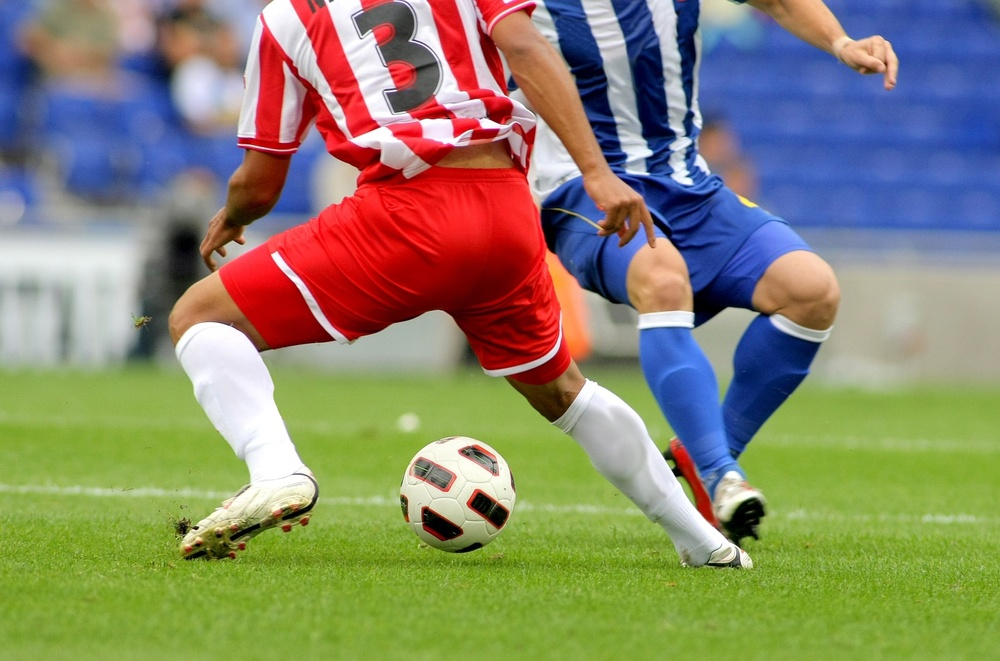
#> input picture Edge_and_Region/soccer.jpg, 1000 x 661 px, shrunk from 1434 x 948 before the run, found by its file name
$ python '캐니엣지.py'
#> lines starting #> are read from the running program, lines starting #| are printed output that depends on the picture; after the words box and inside, x2 and y2 are one past the last pixel; in counts of white or black regions, pixels touching at a corner belong together
import cv2 as cv

img = cv.imread("Edge_and_Region\soccer.jpg")
#> img is the input picture: shape (661, 1000, 3); mean B, G, R 107.3, 133.3, 136.8

gray = cv.cvtColor(img,cv.COLOR_BGR2GRAY)
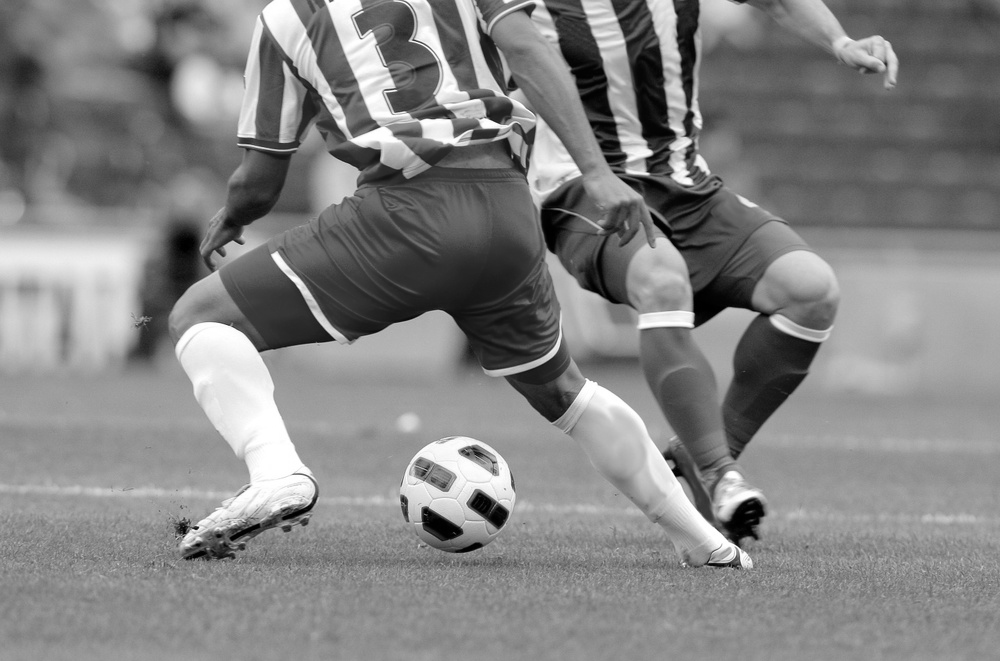
#> gray: shape (661, 1000); min 0, max 255, mean 131.4

canny1=cv.Canny(gray,50,150) # 이력 임계값이 낮은 경우, low threshold :50, high threshold:150
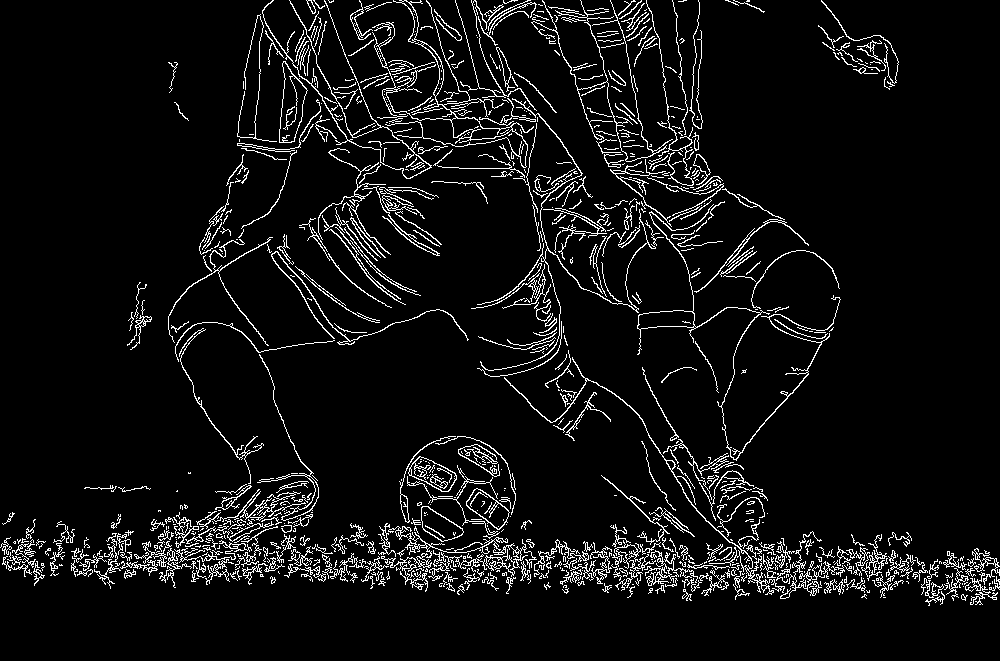
#> canny1: shape (661, 1000); 6.5% white in thin lines or dots
canny2=cv.Canny(gray,100,200) # 이력 임계값이 높은 경우, low 100, high 200
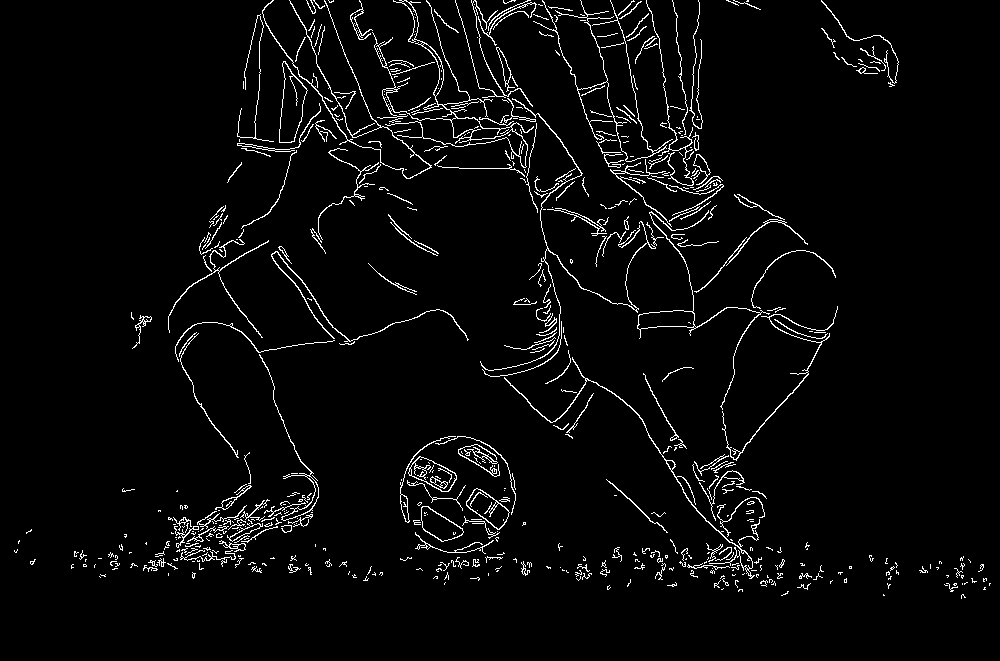
#> canny2: shape (661, 1000); 3.6% white in thin lines or dots, all inside (x1, y1, x2, y2) = (14, 0, 991, 599)

print(canny1) # 0과 1로 이루어진 엣지 맵
#> (printed output is left out)
print(canny1.shape)
#| (661, 1000)
print(type(canny1[0][0]))
#| <class 'numpy.uint8'>

cv.imshow("Original",gray)
cv.imshow("Canny1",canny1) # 등번호 3의 경계가 잘 따였지만, 잡초와 같은 곳에는 잡음이 심함 엣지강도 맵
cv.imshow("Canny2",canny2) # 등번호 3의 경계를 잘 못 따였지만, 잡초와 같은 곳에 잡음이 덜심함

cv.waitKey()
cv.destroyAllWindows()


'''Non_Maximum Suppression 비최대 억제:
해당 화소의 엣지방향의 수직인 화소가 해당 화소의 엣지 강도보다 적다면 해당 화소는 살아남는 엣지가 된다.

Double Threshold
실제 엣지가 아닌데, 엣지라고 판단하고자 하는 오류를 줄이기 위한 gadget

high Threshold 보다 높은 엣지를 strong edge
low Threshold 보다 낮은 엣지는 없앰

low와 high 중간에 있는 엣지를 weak edge라고 놓고
인접 화소에 strong edge가 있다면 살리고 없다면 삭제
'''
